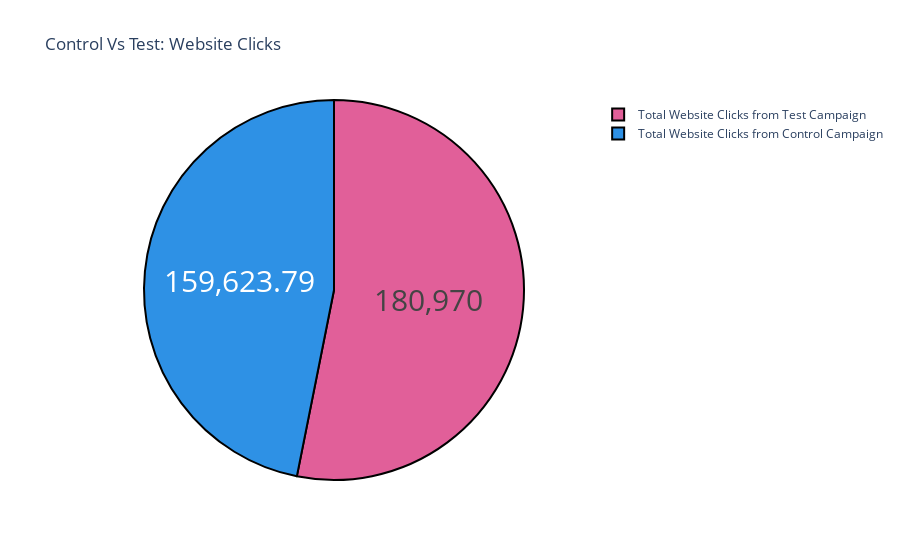

Source (notebook cell):
### Code cell
label=['Total Website Clicks from Control Campaign',
       'Total Website Clicks from Test Campaign']
counts=[sum(control_data.Number_of_Website_Clicks),
        sum(test_data.Number_of_Website_Clicks)]
fig=go.Figure(data=[go.Pie(labels=label,values=counts)])
fig.update_layout(title_text='Control Vs Test: Website Clicks')
fig.update_traces(hoverinfo='label+percent', textinfo='value', 
                  textfont_size=30,
                  marker=dict(colors=px.colors.qualitative.Dark24,line=dict(color='black', width=2)))
fig.show()

### Figure 1 — Plotly figure (JSON) as saved in the notebook; plotly's stock layout.template omitted (floating-point values rounded to 4 significant figures)
{"data": [{"hoverinfo": "label+percent", "labels": ["Total Website Clicks from Control Campaign", "Total Website Clicks from Test Campaign"], "marker": {"colors": ["#2E91E5", "#E15F99", "#1CA71C", "#FB0D0D", "#DA16FF", "#222A2A", "#B68100", "#750D86", "#EB663B", "#511CFB", "#00A08B", "#FB00D1", "#FC0080", "#B2828D", "#6C7C32", "#778AAE", "#862A16", "#A777F1", "#620042", "#1616A7", "#DA60CA", "#6C4516", "#0D2A63", "#AF0038"], "line": {"color": "black", "width": 2}}, "textfont": {"size": 30}, "textinfo": "value", "type": "pie", "values": [159600.0, 180970]}], "layout": {"title": {"text": "Control Vs Test: Website Clicks"}}}
